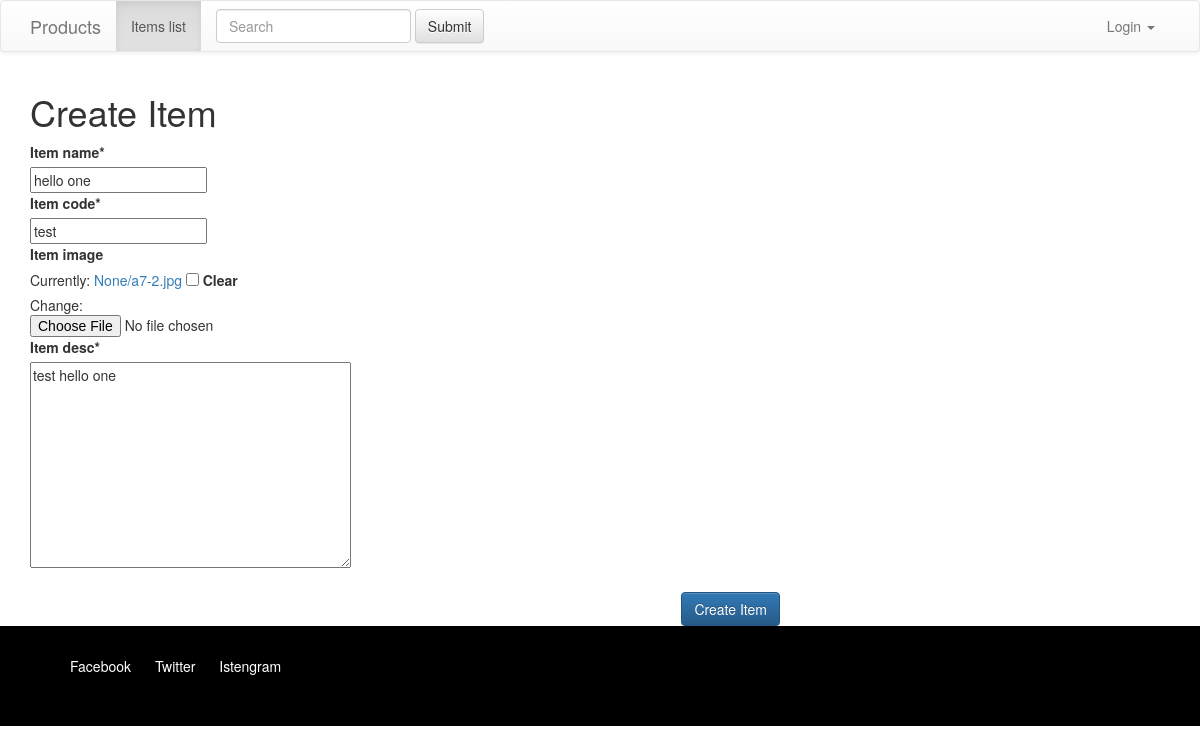
The app's page /hello-one/edit/ with its own data.
### storage/models.py (models this page shows, shortened)
class Item(models.Model):
	item_name = models.CharField(max_length=100)
	slug = models.SlugField(unique=True)
	item_code = models.CharField(max_length=100)
	item_image = models.ImageField(upload_to=upload_image_location, null=True, blank=True,
							height_field="height_field", width_field="width_field")
	height_field = models.IntegerField(default=0)
	width_field = models.IntegerField(default=0)
	item_desc = models.TextField()
	create_date = models.DateTimeField(auto_now=True, auto_now_add=False)
	updated = models.DateTimeField(auto_now=False, auto_now_add=True)
	class Meta:
		ordering = ['-create_date', '-updated']

### storage/views.py (the view)
# urls.py: url(r'^(?P<slug>[\w-]+)/edit/$', 'storage.views.update_item', name='update_item'),
def update_item(request, slug=None):
	instance = get_object_or_404(Item, slug=slug)
	form = ItemForm(request.POST or None, instance=instance)
	if form.is_valid():
		obj_form = form.save(commit=False)
		obj_form.save()
		messages.success(request, 'Successfully Updated ')
		return HttpResponseRedirect(obj_form.get_absolute_url())
	context = {
		'title': instance.item_name,
		'instance': instance,
		'form': form,
	}
	return render(request, 'create_item.html', context)

### storage/forms.py
class ItemForm(forms.ModelForm):
	class Meta:
		model = Item
		fields = [
			'item_name',
			'item_code',
			'item_image',
			'item_desc',
		]

### storage/templates/create_item.html (shortened to what this page needs)
{% extends 'base.html' %}
{% load crispy_forms_tags %}
{% block content %}
<div class="row">
	<div class="col-sm-8 ">
	<h1>Create Item</h1>
	<form action="" method="POST" enctype='multipart/form-data'>{% csrf_token %}
	{{form|crispy}}
	<br/>
	<input type="submit" class="btn btn-primary pull-right" name="Create Itemt" value="Create Item">
	</form>
</div>
</div>
{% endblock content %}

### records on screen
Item: item_name "hello one", item_code "test", item_desc "test hello one"
